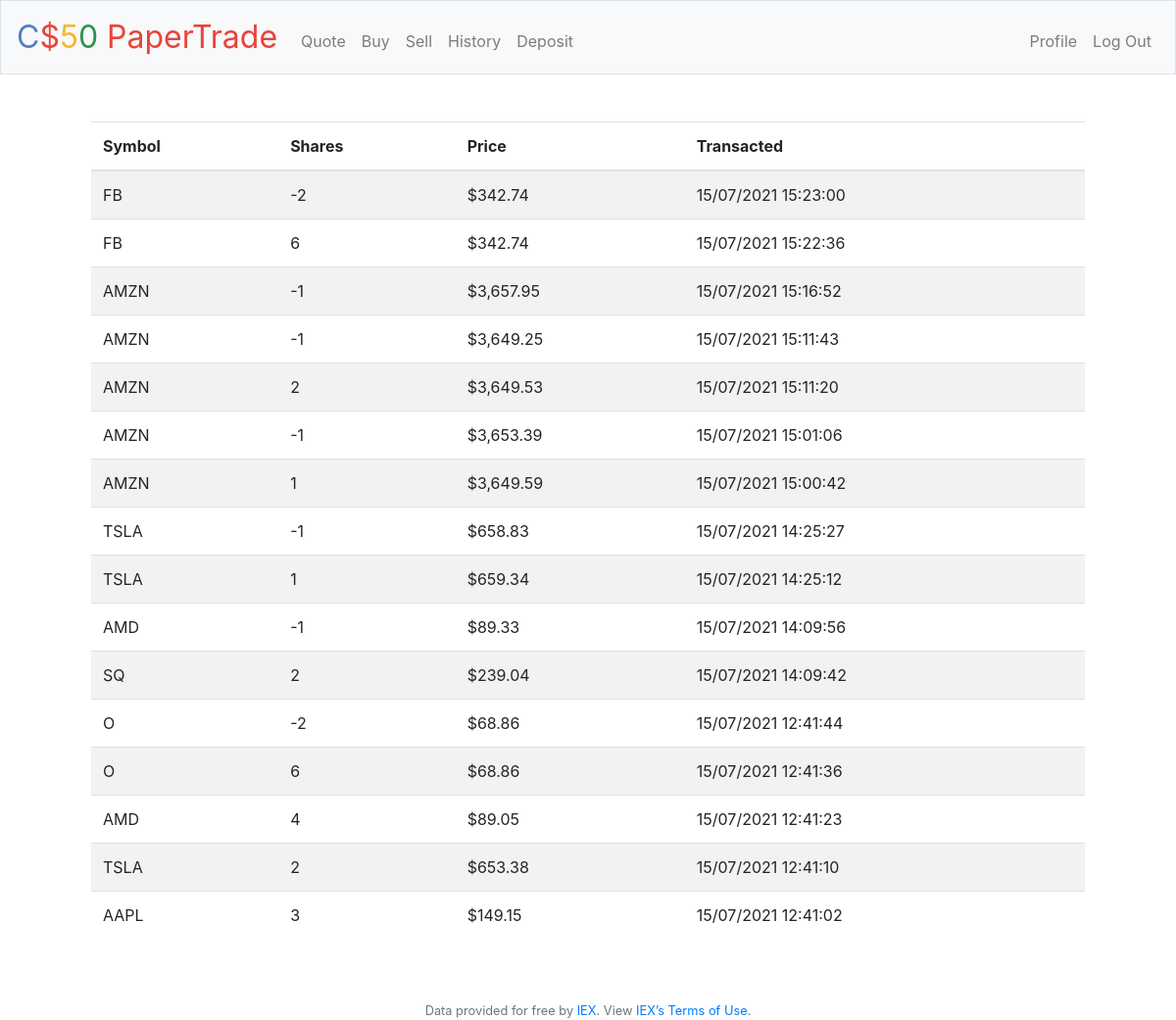
Screenshot of /history (signed in) with the database file from the repository.
### tables this page shows
CREATE TABLE "transactions" (
id INTEGER NOT NULL,
user_id INTEGER NOT NULL,
symbol TEXT NOT NULL,
shares INTEGER,
price DECIMAL,
transaction_type TEXT,
datetime TEXT,
PRIMARY KEY(id),
FOREIGN KEY(user_id) REFERENCES users(id)
);

### application.py (the view)
@app.route("/history")
@login_required
def history():
    positions = db.execute("SELECT * FROM transactions WHERE user_id = ? ORDER BY datetime DESC", session["user_id"])
    return render_template("history.html", positions=positions)

### application.py (called while the page is built)
@app.after_request
def after_request(response):
    response.headers["Cache-Control"] = "no-cache, no-store, must-revalidate"
    response.headers["Expires"] = 0
    response.headers["Pragma"] = "no-cache"
    return response

### helpers.py (called while the page is built)
def login_required(f):
    @wraps(f)
    def decorated_function(*args, **kwargs):
        if session.get("user_id") is None:
            return redirect("/login")
        return f(*args, **kwargs)
    return decorated_function

def usd(value):
    return f"${value:,.2f}"

### templates/history.html (shortened to what this page needs)
{% extends "layout.html" %}
{% block main %}
    <div class="container">
        <table class="table table-striped">
            <thead>
                <tr>
                    <th>Symbol</th>
                    <th>Shares</th>
                    <th>Price</th>
                    <th>Transacted</th>
                </tr>
            </thead>
            <tbody>
                {% for stock in positions %}
                    <tr>
                        <td>{{ stock.symbol }}</td>
                        <td>{{ stock.shares }}</td>
                        <td>{{ stock.price | usd }}</td>
                        <td>{{ stock.datetime }}</td>
                    </tr>
                {% endfor %}
        </table>
    </div>
{% endblock %}

### templates/layout.html (shortened to what this page needs)
<!DOCTYPE html>
<html lang="en">
    <head>
        <link rel="stylesheet" href="https://cdn.jsdelivr.net/npm/bootstrap@4.5.3/dist/css/bootstrap.min.css">
        <link href="/static/styles.css" rel="stylesheet">
    </head>
    <body>
        <nav class="navbar navbar-expand-md navbar-light bg-light border">
            <a class="navbar-brand" href="/"><span class="blue">C</span><span class="red">$</span><span class="yellow">5</span><span class="green">0</span> <span class="red">PaperTrade</span></a>
            <div class="collapse navbar-collapse" id="navbar">
                {% if session.user_id %}
                    <ul class="navbar-nav mr-auto mt-2">
                        <li class="nav-item"><a class="nav-link" href="/quote">Quote</a></li>
                        <li class="nav-item"><a class="nav-link" href="/buy">Buy</a></li>
                        <li class="nav-item"><a class="nav-link" href="/sell">Sell</a></li>
                        <li class="nav-item"><a class="nav-link" href="/history">History</a></li>
                        <li class="nav-item"><a class="nav-link" href="/deposit">Deposit</a></li>
                    </ul>
                    <ul class="navbar-nav ml-auto mt-2">
                        <li class="nav-item"><a class="nav-link" href="/profile">Profile</a></li>
                        <li class="nav-item"><a class="nav-link" href="/logout">Log Out</a></li>
                    </ul>
                {% else %}
                    <ul class="navbar-nav ml-auto mt-2">
                        <li class="nav-item"><a class="nav-link" href="/register">Register</a></li>
                        <li class="nav-item"><a class="nav-link" href="/login">Log In</a></li>
                    </ul>
                {% endif %}
            </div>
        </nav>
        <main class="container p-5">
            {% block main %}{% endblock %}
        </main>
        <footer class="small text-center text-muted">
            Data provided for free by <a href="https://iextrading.com/developer">IEX</a>. View <a href="https://iextrading.com/api-exhibit-a/">IEX’s Terms of Use</a>.
        </footer>
    </body>
</html>

### static/styles.css (style rules this page uses)
nav .navbar-brand { font-size: xx-large; }
nav .navbar-brand .blue { color: #537fbe; }
nav .navbar-brand .red { color: #ea433b; }
nav .navbar-brand .yellow { color: #f5b82e; }
nav .navbar-brand .green { color: #2e944b; }
main { overflow-x: auto; text-align: center; }
.table table-striped thead, tr, td { text-align: left; }

### rows the page displays
transactions: symbol "FB", shares "-2", price "$342.74", datetime "15/07/2021 15:23:00"
transactions: symbol "FB", shares "6", price "$342.74", datetime "15/07/2021 15:22:36"
transactions: symbol "AMZN", shares "-1", price "$3,657.95", datetime "15/07/2021 15:16:52"
transactions: symbol "AMZN", shares "-1", price "$3,649.25", datetime "15/07/2021 15:11:43"
transactions: symbol "AMZN", shares "2", price "$3,649.53", datetime "15/07/2021 15:11:20"
transactions: symbol "AMZN", shares "-1", price "$3,653.39", datetime "15/07/2021 15:01:06"
transactions: symbol "AMZN", shares "1", price "$3,649.59", datetime "15/07/2021 15:00:42"
transactions: symbol "TSLA", shares "-1", price "$658.83", datetime "15/07/2021 14:25:27"
transactions: symbol "TSLA", shares "1", price "$659.34", datetime "15/07/2021 14:25:12"
transactions: symbol "AMD", shares "-1", price "$89.33", datetime "15/07/2021 14:09:56"
transactions: symbol "SQ", shares "2", price "$239.04", datetime "15/07/2021 14:09:42"
transactions: symbol "O", shares "-2", price "$68.86", datetime "15/07/2021 12:41:44"
transactions: symbol "O", shares "6", price "$68.86", datetime "15/07/2021 12:41:36"
transactions: symbol "AMD", shares "4", price "$89.05", datetime "15/07/2021 12:41:23"
transactions: symbol "TSLA", shares "2", price "$653.38", datetime "15/07/2021 12:41:10"
transactions: symbol "AAPL", shares "3", price "$149.15", datetime "15/07/2021 12:41:02"
